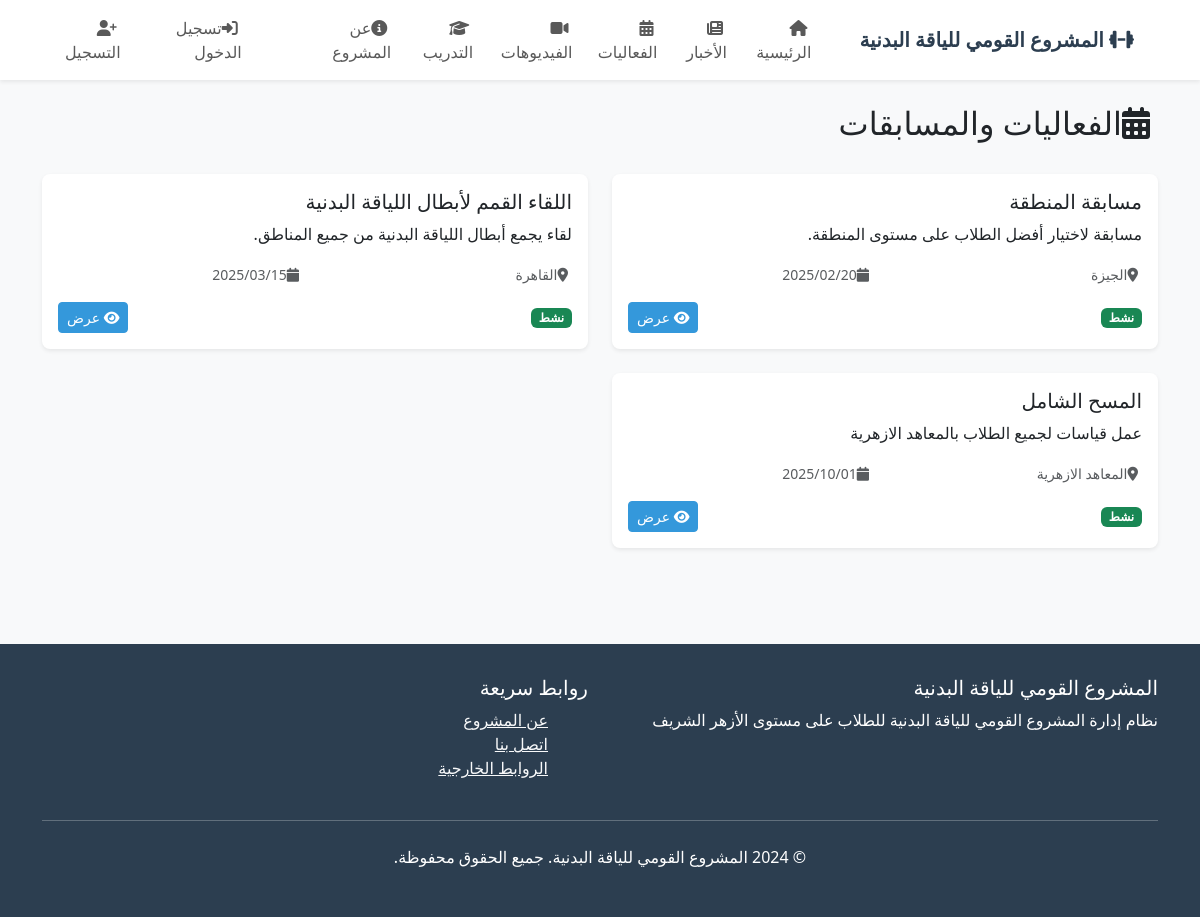
Screenshot of /events/ with the database file from the repository.
### fitness_management/models.py (models this page shows, shortened)
class Event(models.Model):
    title = models.CharField(max_length=200, verbose_name="العنوان")
    description = models.TextField(verbose_name="الوصف")
    start_date = models.DateTimeField(verbose_name="تاريخ البداية")
    end_date = models.DateTimeField(verbose_name="تاريخ النهاية")
    location = models.CharField(max_length=200, verbose_name="الموقع")
    image = models.ImageField(upload_to='events/', blank=True, verbose_name="الصورة")
    is_active = models.BooleanField(default=True, verbose_name="نشط")
    class Meta:
        verbose_name = "الفعالية"
        verbose_name_plural = "الفعاليات"
        ordering = ['start_date']

### fitness_management/views.py (the view)
# urls.py: path('events/', views.events_list, name='events_list'),
def events_list(request):
    events = Event.objects.filter(is_active=True)
    context = {
        'events': events,
    }
    return render(request, 'fitness_management/events_list.html', context)

### templates/fitness_management/events_list.html (shortened to what this page needs)
{% extends 'base.html' %}
{% block content %}
<div class="container py-4">
    <div class="row mb-4">
        <div class="col-md-8">
            <h2>
                <i class="fas fa-calendar-alt me-2"></i>الفعاليات والمسابقات
            </h2>
        </div>
        <div class="col-md-4 text-end">
        </div>
    </div>
    {% if events %}
    <div class="row">
        {% for event in events %}
        <div class="col-md-6 mb-4">
            <div class="card h-100">
                <div class="card-body">
                    <h5 class="card-title">{{ event.title }}</h5>
                    <p class="card-text">{{ event.description|truncatewords:30 }}</p>
                    <div class="row mb-3">
                        <div class="col-6">
                            <small class="text-muted">
                                <i class="fas fa-map-marker-alt me-1"></i>{{ event.location }}
                            </small>
                        </div>
                        <div class="col-6">
                            <small class="text-muted">
                                <i class="fas fa-calendar me-1"></i>{{ event.start_date|date:"Y/m/d" }}
                            </small>
                        </div>
                    </div>
                    <div class="d-flex justify-content-between align-items-center">
                        <span class="badge {% if event.is_active %}bg-success{% else %}bg-secondary{% endif %}">
                            {% if event.is_active %}نشط{% else %}غير نشط{% endif %}
                        </span>
                        <div class="btn-group" role="group">
                            <a href="{% url 'fitness_management:event_detail' event.id %}" class="btn btn-sm btn-primary">
                                <i class="fas fa-eye"></i> عرض
                            </a>
                        </div>
                    </div>
                </div>
            </div>
        </div>
        {% endfor %}
    </div>
    {% endif %}
</div>
{% endblock %}

### templates/base.html (style rules this page uses)
body { font-family: 'Segoe UI', Tahoma, Geneva, Verdana, sans-serif; background-color: #f8f9fa; }
.card { border: none; box-shadow: 0 0.125rem 0.25rem rgba(0, 0, 0, 0.075); border-radius: 0.5rem; }
.btn-primary { background-color: #3498db; border-color: #3498db; }

### rows the page displays
Event: title "مسابقة المنطقة", description "مسابقة لاختيار أفضل الطلاب على مستوى المنطقة.", location "الجيزة", start_date "2025/02/20", is_active "نشط"
Event: title "اللقاء القمم لأبطال اللياقة البدنية", description "لقاء يجمع أبطال اللياقة البدنية من جميع المناطق.", location "القاهرة", start_date "2025/03/15", is_active "نشط"
Event: title "المسح الشامل", description "عمل قياسات لجميع الطلاب بالمعاهد الازهرية", location "المعاهد الازهرية", start_date "2025/10/01", is_active "نشط"
